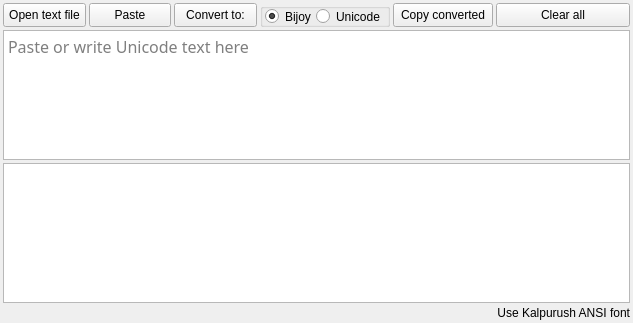
<?xml version="1.0" encoding="UTF-8"?>
<ui version="4.0">
 <class>Form</class>
 <widget class="QWidget" name="Form">
  <property name="geometry">
   <rect>
    <x>0</x>
    <y>0</y>
    <width>633</width>
    <height>322</height>
   </rect>
  </property>
  <property name="windowTitle">
   <string>Nms UniConveter</string>
  </property>
  <property name="windowIcon">
   <iconset>
    <normaloff>Imgs/Conveter_PNG.png</normaloff>Imgs/Conveter_PNG.png</iconset>
  </property>
  <property name="styleSheet">
   <string notr="true">QWidget{
  background-color: rgb(105, 171, 216);
}
QPushButton {
    border: 1px solid rgb(255, 255, 255);
    border-radius: 5px;
    color: #ffffff;
    font-size: 12px;
    padding:2px;
    background-color: QLinearGradient( x1: 0, y1: 0, x2: 0, y2: 1, stop: 0 #3498db, stop: 1 #2980b9);
}
QPushButton:hover {
    background-color: QLinearGradient( x1: 0, y1: 0, x2: 0, y2: 1, stop: 0 #3cb0fd, stop: 1 #3498db);
}
QPushButton:pressed {
    background-color: QLinearGradient( x1: 0, y1: 0, x2: 0, y2: 1, stop: 0 #000000, stop: 1 #2980b9);
}
QTextEdit{
	font: 13pt  &quot;./Fonts/Kalpurush&quot; , &quot;Kalpurush&quot; ;
	background-color: rgb(248, 248, 248);
}


QPushButton{
 padding-top:2px;
	font: 10pt &quot;MS Shell Dlg 2l&quot;;
background-color:qlineargradient(spread:pad, x1:1, y1:0, x2:1, y2:1, stop:0 rgba(0, 244, 255, 255), stop:1 rgba(3, 115, 255, 255));

border:1px solid rgb(253, 254, 254);
	color: rgb(255, 255, 255);
border-radius:2px;
}
QPushButton:hover{
color: qlineargradient(spread:pad, x1:0, y1:0, x2:1, y2:1, stop:0 rgba(63, 63, 63, 255), stop:1 rgba(33, 33, 33, 255));
 background-color: qlineargradient(spread:pad, x1:0.505636, y1:0.221, x2:0.431818, y2:1, stop:0 rgba(89, 255, 255, 255), stop:1 rgba(60, 138, 255, 255));

}
QPushButton:pressed{
background-color: qlineargradient(spread:pad, x1:0.767, y1:1, x2:1, y2:0, stop:0 rgba(0, 244, 255, 255), stop:1 rgba(3, 115, 255, 255));&quot;
}


</string>
  </property>
  <layout class="QGridLayout" name="gridLayout">
   <property name="leftMargin">
    <number>3</number>
   </property>
   <property name="topMargin">
    <number>3</number>
   </property>
   <property name="rightMargin">
    <number>3</number>
   </property>
   <property name="bottomMargin">
    <number>3</number>
   </property>
   <property name="spacing">
    <number>3</number>
   </property>
   <item row="0" column="0">
    <widget class="QPushButton" name="Open_text_pushButton">
     <property name="minimumSize">
      <size>
       <width>40</width>
       <height>24</height>
      </size>
     </property>
     <property name="cursor">
      <cursorShape>PointingHandCursor</cursorShape>
     </property>
     <property name="styleSheet">
      <string notr="true"/>
     </property>
     <property name="text">
      <string>Open text file</string>
     </property>
     <property name="icon">
      <iconset>
       <normaloff>../NMs Keybord/Imgs/Actions-document-open-folder-icon.png</normaloff>../NMs Keybord/Imgs/Actions-document-open-folder-icon.png</iconset>
     </property>
    </widget>
   </item>
   <item row="0" column="1">
    <widget class="QPushButton" name="Paste_pushButton">
     <property name="minimumSize">
      <size>
       <width>40</width>
       <height>24</height>
      </size>
     </property>
     <property name="cursor">
      <cursorShape>PointingHandCursor</cursorShape>
     </property>
     <property name="toolTip">
      <string>&lt;html&gt;&lt;head/&gt;&lt;body&gt;&lt;p&gt;Paste any Text&lt;/p&gt;&lt;/body&gt;&lt;/html&gt;</string>
     </property>
     <property name="whatsThis">
      <string>&lt;html&gt;&lt;head/&gt;&lt;body&gt;&lt;p&gt;Paste any Text&lt;/p&gt;&lt;/body&gt;&lt;/html&gt;</string>
     </property>
     <property name="styleSheet">
      <string notr="true"/>
     </property>
     <property name="text">
      <string>Paste</string>
     </property>
     <property name="icon">
      <iconset>
       <normaloff>../NMs Keybord/Imgs/kisspng-computer-icons-copying-cut-copy-and-paste-clipbo-paste-icon-free-download-png-and-vector-5c5f67badec551.8477141515497563469125.png</normaloff>../NMs Keybord/Imgs/kisspng-computer-icons-copying-cut-copy-and-paste-clipbo-paste-icon-free-download-png-and-vector-5c5f67badec551.8477141515497563469125.png</iconset>
     </property>
    </widget>
   </item>
   <item row="0" column="2">
    <widget class="QPushButton" name="Convert_pushButton">
     <property name="minimumSize">
      <size>
       <width>80</width>
       <height>24</height>
      </size>
     </property>
     <property name="cursor">
      <cursorShape>PointingHandCursor</cursorShape>
     </property>
     <property name="styleSheet">
      <string notr="true"/>
     </property>
     <property name="text">
      <string>Convert to:</string>
     </property>
     <property name="icon">
      <iconset>
       <normaloff>../NMs Keybord/Imgs/Conveter_PNG.png</normaloff>../NMs Keybord/Imgs/Conveter_PNG.png</iconset>
     </property>
    </widget>
   </item>
   <item row="0" column="5">
    <widget class="QPushButton" name="Clear_pushButton">
     <property name="minimumSize">
      <size>
       <width>50</width>
       <height>24</height>
      </size>
     </property>
     <property name="cursor">
      <cursorShape>PointingHandCursor</cursorShape>
     </property>
     <property name="focusPolicy">
      <enum>Qt::NoFocus</enum>
     </property>
     <property name="styleSheet">
      <string notr="true"/>
     </property>
     <property name="text">
      <string>Clear all</string>
     </property>
     <property name="icon">
      <iconset>
       <normaloff>../NMs Keybord/Imgs/PngItem_4040102.png</normaloff>../NMs Keybord/Imgs/PngItem_4040102.png</iconset>
     </property>
    </widget>
   </item>
   <item row="0" column="4">
    <widget class="QPushButton" name="Copy_pushButton">
     <property name="minimumSize">
      <size>
       <width>100</width>
       <height>24</height>
      </size>
     </property>
     <property name="cursor">
      <cursorShape>PointingHandCursor</cursorShape>
     </property>
     <property name="styleSheet">
      <string notr="true"/>
     </property>
     <property name="text">
      <string>Copy converted</string>
     </property>
     <property name="icon">
      <iconset>
       <normaloff>../NMs Keybord/Imgs/copy.png</normaloff>../NMs Keybord/Imgs/copy.png</iconset>
     </property>
    </widget>
   </item>
   <item row="3" column="0" colspan="6">
    <widget class="QTextEdit" name="second_textEdit">
     <property name="minimumSize">
      <size>
       <width>538</width>
       <height>140</height>
      </size>
     </property>
     <property name="cursor" stdset="0">
      <cursorShape>IBeamCursor</cursorShape>
     </property>
     <property name="acceptDrops">
      <bool>false</bool>
     </property>
     <property name="styleSheet">
      <string notr="true">QTextEdit{
    font-family: kalpurush ANSI;
    font-size: 16px;
}</string>
     </property>
     <property name="acceptRichText">
      <bool>true</bool>
     </property>
    </widget>
   </item>
   <item row="2" column="0" colspan="6">
    <widget class="QTextEdit" name="First_textEdit">
     <property name="minimumSize">
      <size>
       <width>0</width>
       <height>130</height>
      </size>
     </property>
     <property name="maximumSize">
      <size>
       <width>16777215</width>
       <height>220</height>
      </size>
     </property>
     <property name="cursor" stdset="0">
      <cursorShape>IBeamCursor</cursorShape>
     </property>
     <property name="styleSheet">
      <string notr="true">QTextEdit{
    font-family: kalpurush;
    font-size: 16px;
}</string>
     </property>
     <property name="acceptRichText">
      <bool>false</bool>
     </property>
     <property name="placeholderText">
      <string>Paste or write Unicode text here </string>
     </property>
    </widget>
   </item>
   <item row="4" column="5">
    <widget class="QLabel" name="label_2">
     <property name="styleSheet">
      <string notr="true">color: rgb(0, 0, 0);
background : transparent;
	font: 8pt &quot;MS Shell Dlg 2l&quot;;</string>
     </property>
     <property name="text">
      <string>Use Kalpurush ANSI font</string>
     </property>
     <property name="alignment">
      <set>Qt::AlignRight|Qt::AlignTrailing|Qt::AlignVCenter</set>
     </property>
    </widget>
   </item>
   <item row="0" column="3">
    <widget class="QGroupBox" name="groupBox">
     <property name="minimumSize">
      <size>
       <width>0</width>
       <height>22</height>
      </size>
     </property>
     <property name="title">
      <string/>
     </property>
     <layout class="QHBoxLayout" name="horizontalLayout">
      <property name="spacing">
       <number>0</number>
      </property>
      <property name="leftMargin">
       <number>2</number>
      </property>
      <property name="topMargin">
       <number>0</number>
      </property>
      <property name="rightMargin">
       <number>2</number>
      </property>
      <property name="bottomMargin">
       <number>0</number>
      </property>
      <item>
       <widget class="QRadioButton" name="BijoyRadioButton">
        <property name="toolTip">
         <string>&lt;html&gt;&lt;head/&gt;&lt;body&gt;&lt;p&gt;Unicode to Bijoy&lt;/p&gt;&lt;/body&gt;&lt;/html&gt;</string>
        </property>
        <property name="styleSheet">
         <string notr="true">QCheckBox {
  background: transparent;
  border: 2px solid black;
  border-radius: 5px;
}

QCheckBox:hover {
  background: rgba(0, 0, 0, 255);
  border: 2px solid rgba(0, 0, 0, 255);
  border-radius: 5px;
}

QCheckBox::indicator {
  width: 20px;
  height: 20px;
  border-radius: 5px;
  background: white;
}

QCheckBox::indicator:unchecked {
  image: url(:/images/checkmark_unchecked.png);
}</string>
        </property>
        <property name="text">
         <string>Bijoy</string>
        </property>
        <property name="checked">
         <bool>true</bool>
        </property>
       </widget>
      </item>
      <item>
       <widget class="QRadioButton" name="UnicodeRadioButton">
        <property name="toolTip">
         <string>&lt;html&gt;&lt;head/&gt;&lt;body&gt;&lt;p&gt;Bijoy to Unicode &lt;/p&gt;&lt;/body&gt;&lt;/html&gt;</string>
        </property>
        <property name="text">
         <string>Unicode</string>
        </property>
       </widget>
      </item>
     </layout>
    </widget>
   </item>
  </layout>
 </widget>
 <resources/>
 <connections/>
</ui>
